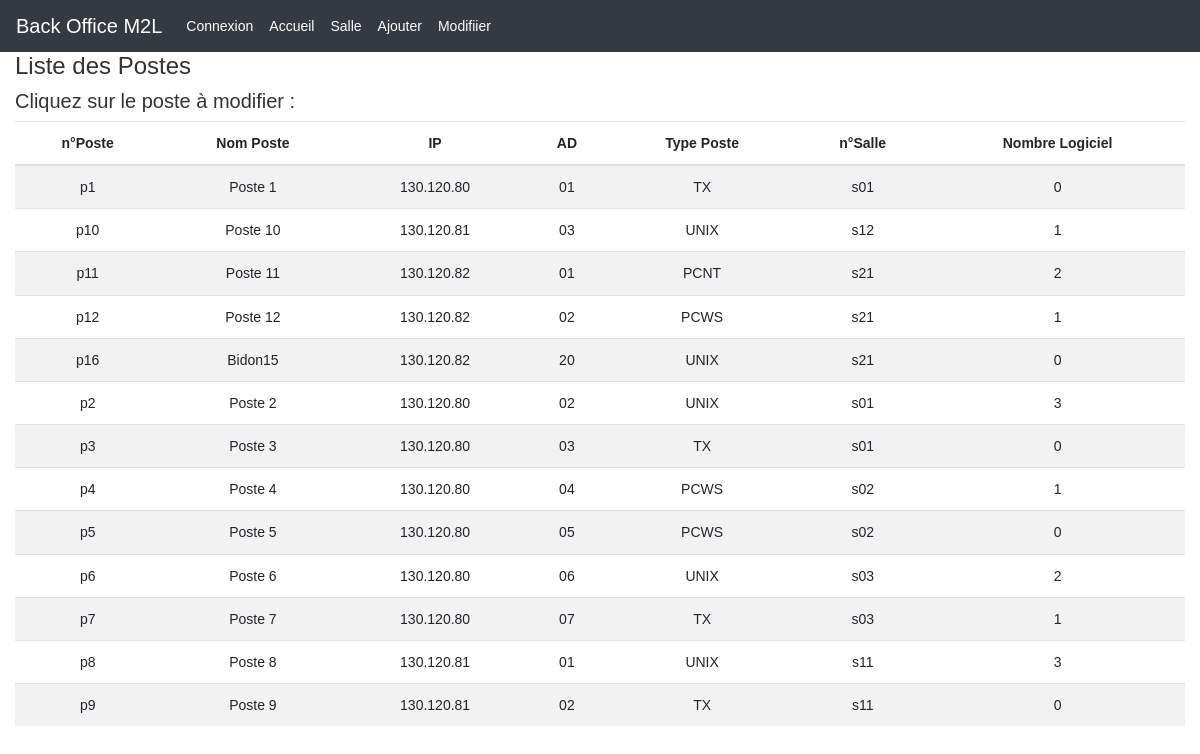
/controleur/affichePosteUpdate.php (signed in), run on the app's committed database.
### tables this page shows
CREATE TABLE `poste` (
  `nPoste` varchar(7) NOT NULL,
  `nomPoste` varchar(20) NOT NULL,
  `indIP` varchar(11) DEFAULT NULL,
  `ad` varchar(3) DEFAULT NULL,
  `typePoste` varchar(9) DEFAULT NULL,
  `nSalle` varchar(7) DEFAULT NULL,
  `nbLog` tinyint(2) DEFAULT 0
);

### controleur/affichePosteUpdate.php (called while the page is built, shortened)
<?php
if ($_SERVER["SCRIPT_FILENAME"] == __FILE__) {
    $racine = "..";
}
require_once("$racine/modele/PosteManager.php");
require_once("$racine/modele/UserManager.php");
$UserManager= new UserManager();
$UserManager->init_php_session();
$posteManager1= new PosteManager();
$lespostes=$posteManager1->getListPostes();
include "$racine/vue/header.php";
include "$racine/vue/vueAffichePosteUpdate.php";
include "$racine/vue/footer.php";
?>

### modele/UserManager.php (called while the page is built, shortened)
<?php
require_once("modele/Manager.php");
class UserManager extends Manager
{
    function is_logged() : bool
    {
        if (isset($_SESSION['pseudo']))
        {
            return true;
        }
        else
        {
            return false;
        }
    }
}
?>

### modele/Manager.php (called while the page is built)
<?php
class Manager
{
    protected function dbConnect()
    {
        $login = "root";
        $mdp = "root";
        $bd = "parc";
        $serveur = "localhost";
        try
        {
            $conn = new PDO("mysql:host=$serveur;dbname=$bd", $login, $mdp, array(PDO::MYSQL_ATTR_INIT_COMMAND => 'SET NAMES \'UTF8\''));
            $conn->setAttribute(PDO::ATTR_ERRMODE, PDO::ERRMODE_EXCEPTION);
            return $conn;
        }
        catch (PDOException $e)
        {
            print "Erreur de connexion PDO ";
            die();
        }
    }
    protected function getPDO()
    {
        static $pdo = null;
        if ($pdo == null) {
            $pdo = $this->dbConnect();
        }
        return $pdo;
    }
}
?>

### modele/PosteManager.php (called while the page is built, shortened)
<?php
require_once("modele/Manager.php");
require_once("modele/Poste.php");
class PosteManager extends Manager
{
    public function getListPostes()
    {
        $lespostes = [];
        $q = $this->getPDO()->query('SELECT nPoste, nomPoste, p.indIP, ad, typePoste, p.nSalle, nbLog  FROM poste p inner join segment seg on seg.indIP = p.indIP inner join salle s on seg.indIP = s.indIP');
        while ($donnees = $q->fetch(PDO::FETCH_ASSOC))
        {
           $lespostes[$donnees['nPoste']] = new Poste ($donnees['nPoste'], $donnees['nomPoste'], $donnees['indIP'], $donnees['ad'], $donnees['typePoste'], $donnees['nSalle'], $donnees['nbLog']);
        }
        return $lespostes;
    }
}
?>

### modele/Poste.php (called while the page is built, shortened)
<?php
class Poste
{
    private $nPoste;
    private $nomPoste;
    private $indIP;
    private $ad;
    private $typePoste;
    private $nSalle;
    private $nbLog;
    public function __construct($nPoste, $nomPoste, $indIP, $ad, $typePoste, $nSalle, $nbLog) {
        $this->nPoste = $nPoste;
        $this->nomPoste =  $nomPoste;
        $this->indIP = $indIP;
        $this->ad = $ad;
        $this->typePoste = $typePoste;
        $this->nSalle = $nSalle;
        $this->nbLog = $nbLog;
    }
    public function getNPoste() {
        return $this->nPoste;
    }
    public function getNomPoste() {
        return $this->nomPoste;
    }
    public function getindIPoste() {
        return $this->indIP;
    }
    public function getAd() {
        return $this->ad;
    }
    public function getTypePoste() {
        return $this->typePoste;
    }
    public function getNSallePoste() {
        return $this->nSalle;
    }
    public function getNbLog() {
        return $this->nbLog;
    }
}
?>

### vue/vueAffichePosteUpdate.php (the view, shortened to what this page needs)
<?php
if($UserManager->is_logged())
{
?>
  <div class="content">
    <div class="container-fluid">
      <div class="header">
        <h4 class="title">Liste des Postes</h4>
        <h5 class="title">Cliquez sur le poste à modifier :</h5>
      </div>
      <div class="toggle">
        <div class="content">
          <table id="datatables_poste" class="table table-striped table-no-bordered table-hover" cellspacing="0" width="100%" style="width:100%; text-align: center;">
            <thead>
              <tr>
                <th class="text-center">n°Poste</th>
                <th class="text-center">Nom Poste</th>
                <th class="text-center">IP</th>
                <th class="text-center">AD</th>
                <th class="text-center">Type Poste</th>
                <th class="text-center">n°Salle</th>
                <th class="text-center">Nombre Logiciel</th>
              </tr>
            </thead>
            <tbody>
            <?php
              foreach ($lespostes as $leposte)
              {
            ?>
            <tr>
              <td class="edit"><?php echo $leposte->getNPoste() ?></td>
              <td class="edit"><?php echo $leposte->getNomPoste() ?></td>
              <td class="edit"><?php echo $leposte->getindIPoste() ?></td>
              <td class="edit"><?php echo $leposte->getAd() ?></td>
              <td class="edit"><?php echo $leposte->getTypePoste() ?></td>
              <td class="edit"><?php echo $leposte->getNSallePoste() ?></td>
              <td class="edit"><?php echo $leposte->getNbLog() ?></td>
              <?php } ?>
            </tr>
            </tbody>
        </div>
      </div>
    </div>
  </div>
<?php
}
else
{
    echo 'connexion requise';
}
?>

### css/style.css (style rules this page uses)
html { position: relative; min-height: 100%; }
body { margin-bottom: 60px; font-family: Arial; color : #333; font-size : 14px; line-height : 1.3; scroll-behavior: smooth; background-color : var(--fondC); }

### data on the page
poste: nPoste "p1", nomPoste "Poste 1", indIP "130.120.80", ad "01", typePoste "TX", nSalle "s01", nbLog "0"
poste: nPoste "p10", nomPoste "Poste 10", indIP "130.120.81", ad "03", typePoste "UNIX", nSalle "s12", nbLog "1"
poste: nPoste "p11", nomPoste "Poste 11", indIP "130.120.82", ad "01", typePoste "PCNT", nSalle "s21", nbLog "2"
poste: nPoste "p12", nomPoste "Poste 12", indIP "130.120.82", ad "02", typePoste "PCWS", nSalle "s21", nbLog "1"
poste: nPoste "p16", nomPoste "Bidon15", indIP "130.120.82", ad "20", typePoste "UNIX", nSalle "s21", nbLog "0"
poste: nPoste "p2", nomPoste "Poste 2", indIP "130.120.80", ad "02", typePoste "UNIX", nSalle "s01", nbLog "3"
poste: nPoste "p3", nomPoste "Poste 3", indIP "130.120.80", ad "03", typePoste "TX", nSalle "s01", nbLog "0"
poste: nPoste "p4", nomPoste "Poste 4", indIP "130.120.80", ad "04", typePoste "PCWS", nSalle "s02", nbLog "1"
poste: nPoste "p5", nomPoste "Poste 5", indIP "130.120.80", ad "05", typePoste "PCWS", nSalle "s02", nbLog "0"
poste: nPoste "p6", nomPoste "Poste 6", indIP "130.120.80", ad "06", typePoste "UNIX", nSalle "s03", nbLog "2"
poste: nPoste "p7", nomPoste "Poste 7", indIP "130.120.80", ad "07", typePoste "TX", nSalle "s03", nbLog "1"
poste: nPoste "p8", nomPoste "Poste 8", indIP "130.120.81", ad "01", typePoste "UNIX", nSalle "s11", nbLog "3"
poste: nPoste "p9", nomPoste "Poste 9", indIP "130.120.81", ad "02", typePoste "TX", nSalle "s11", nbLog "0"
